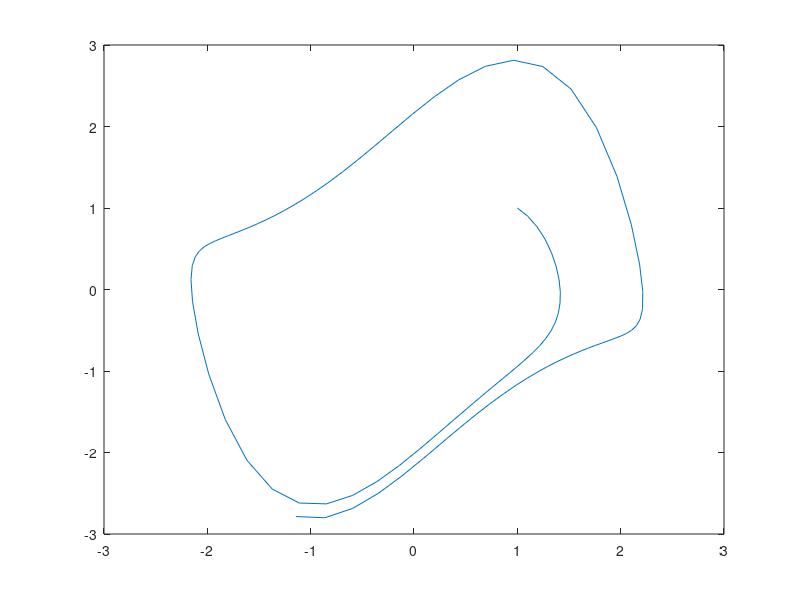

Write MATLAB code to recreate this figure.
%% Practical Problems 13 Question 6

% Step 1: Setup
h = 0.1;
t = 0:h:10;
x1 = 1;
x2 = 1;
func1 = @(t,x1,x2) x2;
func2 = @(t,x1,x2) ((1 - x1.^2) .* x2) - x1;

for i = 1:length(t)-1
   x1(i+1) = x1(i) + h.*( func1(t(i) , x1(i) , x2(i)) );
   x2(i+1) = x2(i) + h.*( func2(t(i) , x1(i) , x2(i)) );
end
plot(t,x1)    % Original variable against time.
plot(x1,x2)   % Phase diagram of the 2 variables.